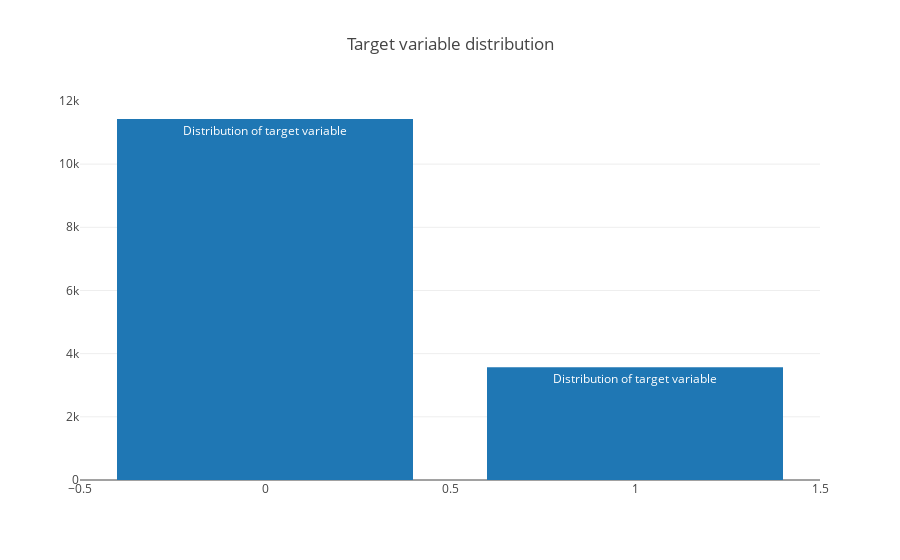

Notebook code cell kept with this figure:
### Markdown cell above
***
- **Target variable inspection**

### Code cell
data = [go.Bar(
            x = hr_df.left.value_counts().index.values,
            y = hr_df.left.value_counts().values,
            text='Distribution of target variable'
    )]

layout = go.Layout(
    title='Target variable distribution'
)

fig = go.Figure(data=data, layout=layout)

py.iplot(fig, filename='basic-bar')

### Figure 1 — Plotly figure (JSON) as saved in the notebook; plotly's stock layout.template omitted (floating-point values rounded to 4 significant figures)
{"data": [{"text": "Distribution of target variable", "type": "bar", "x": [0, 1], "y": [11428, 3571]}], "layout": {"title": "Target variable distribution"}}
